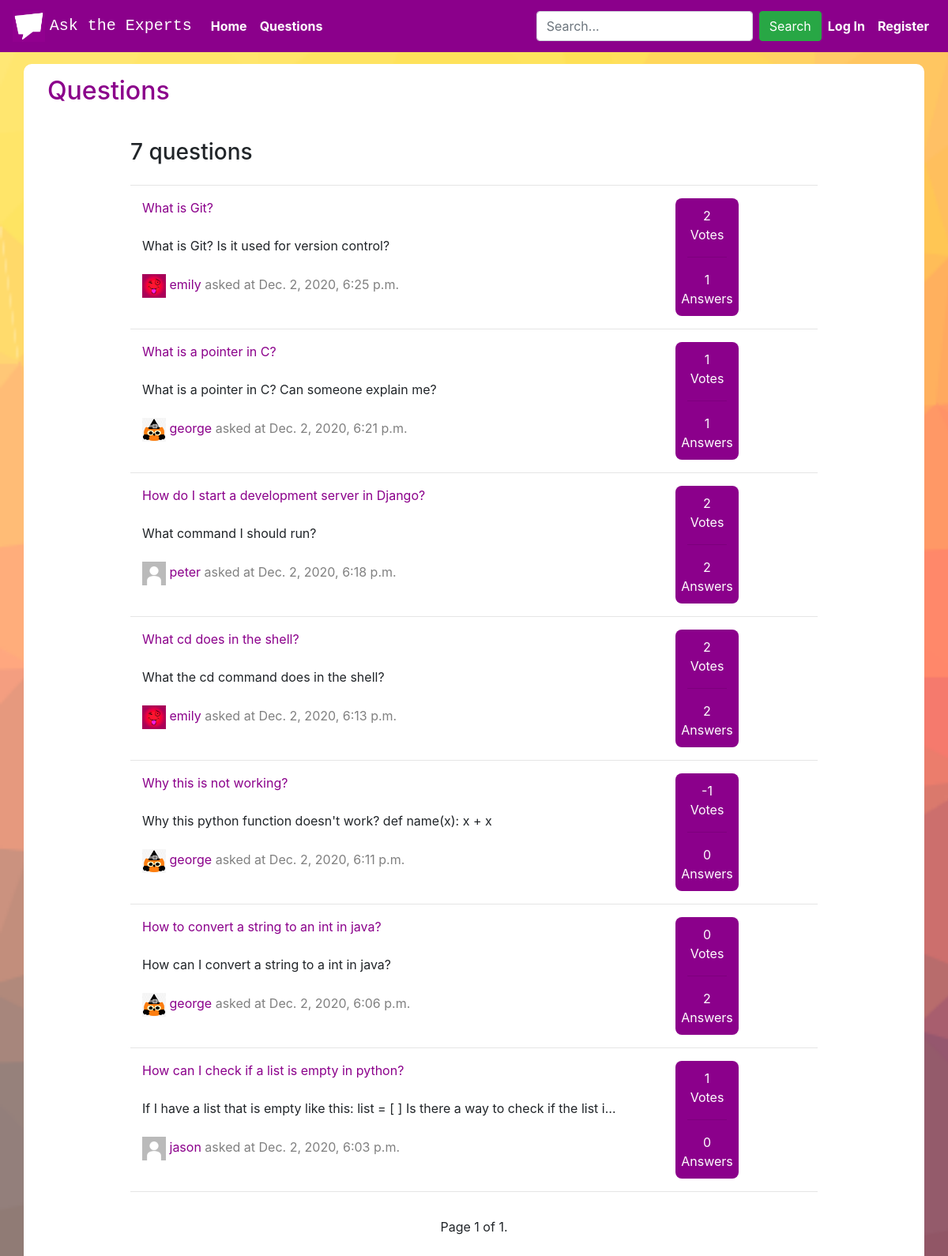
Page /questions on the earlier database version.
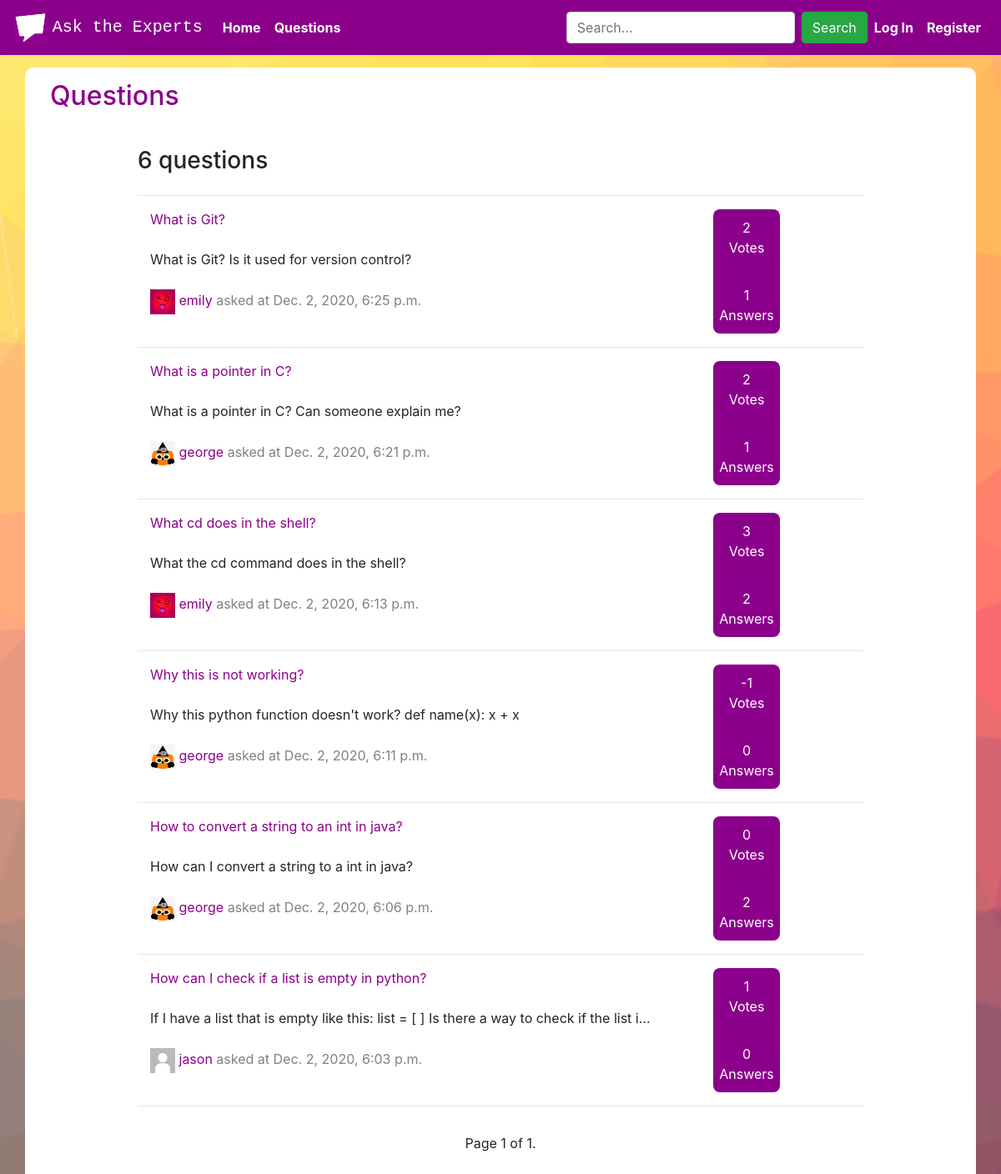
Same page on the later database version.
### asktheexperts/models.py (models this page shows, shortened)
class Question(models.Model):
    user = models.ForeignKey("User", on_delete=models.CASCADE, related_name="questioned")
    title = models.CharField(max_length=64)
    content = models.TextField(max_length=255)
    votes = models.IntegerField(default=0)
    timestamp = models.DateTimeField(auto_now_add=True)

class User(AbstractUser):
    photo = models.ImageField(upload_to='images/', default="images/default_image.jpg")
    upvote_question = models.ManyToManyField("Question", symmetrical=False, related_name="question_upvoted")
    upvote_answer = models.ManyToManyField("Answer", symmetrical=False, related_name="answer_upvoted")
    downvote_question = models.ManyToManyField("Question", symmetrical=False, related_name="question_downvoted")
    downvote_answer = models.ManyToManyField("Answer", symmetrical=False, related_name="answer_downvoted")
    score = models.IntegerField(default=1)
    joined = models.DateField(auto_now_add=True)

### asktheexperts/views.py (the view)
# urls.py: path("questions", views.questions, name="questions"),
def questions(request):
    all_questions = Question.objects.all().order_by("-timestamp")
    paginator = Paginator(all_questions, 15)
    page_number = request.GET.get('page')
    questions = paginator.get_page(page_number)
    return render(request, "asktheexperts/questions.html", {
        "questions": questions,
        "all_questions": all_questions
    })

### asktheexperts/templates/asktheexperts/questions.html (shortened to what this page needs)
{% extends "asktheexperts/layout.html" %}
{% load static %}
{% block body %}
    <div class="container questions white-div">
        <div class="container top-header">
            <h2 class="darkmagenta">Questions</h2>
        </div>
        <br>
        <div class="container count-buttons-div">
            <div class="row questions-count">
                <div class="col">
                    <h3>{{ all_questions.count }} {% if all_questions.count == 1 %} question{% else %} questions{% endif %}</h3>
                </div>
            </div>
            <hr>
            {% for question in questions %}
                <div class="row container questions-div">
                    <div class="col">
                        <div class="darkmagenta">
                            <a class="no-decoration" href="{% url 'question' question.id %}"><span class="darkmagenta">{{ question.title }}</span></a>
                        </div>
                        <br>
                        <div class="text-truncate question-content">
                            {{ question.content }}
                        </div>
                        <div>
                            <br>
                            <a href="{% url 'profile' question.user.id question.user.username %}"><img src="{{ question.user.photo.url }}" height="30px" width="30px"></a>
                            <a class="no-decoration" href="{% url 'profile' question.user.id question.user.username %}"><span class="darkmagenta">{{ question.user.username }}</span></a>
                            <span class="timestamp">asked at {{ question.timestamp }}</span>
                        </div>
                    </div>
                    <div class="col stats-div">
                        <div class="voted-count">
                            <div class="row justify-content-center">
                                {{ question.votes }}
                            </div>
                            <div class="row justify-content-center">
                                Votes
                            </div>
                        </div>
                        <hr>
                        <div class="darkmagenta answers-count">
                            <div class="row justify-content-center">
                                {{ question.answered_question.count }}
                            </div>
                            <div class="row justify-content-center">
                                Answers
                            </div>
                        </div>
                    </div>
                </div>
                <hr>
            {% endfor %}
            <div class="pagination justify-content-center">
                <span class="step-links">
                <span class="current">
                    Page {{ questions.number }} of {{ questions.paginator.num_pages }}.
                </span>
                </span>
            </div>
        </div>
    </div>
{% endblock %}

### asktheexperts/templates/asktheexperts/layout.html (shortened to what this page needs)
{% load static %}
<!DOCTYPE html>
<html lang="en">
    <head>
        <link rel="stylesheet" href="https://stackpath.bootstrapcdn.com/bootstrap/4.4.1/css/bootstrap.min.css">
        <link href="{% static 'asktheexperts/styles.css' %}" rel="stylesheet">
    </head>
    <body>
        <nav id="nav-bar" class="navbar navbar-expand-lg navbar-dark">
            <a class="navbar-brand" href="{% url 'index' %}">
                <img src="/static/logo.png" height="40px" loading="lazy">
                <span id="ask-name">Ask the Experts</span>
            </a>
            <div class="collapse navbar-collapse" id="navbarSupportedContent">
                <ul class="navbar-nav mr-auto">
                    <li class="nav-item active">
                        <a class="nav-link" href="{% url 'index' %}"><strong>Home</strong> <span class="sr-only">(current)</span></a>
                    </li>
                    <li class="nav-item active">
                        <a class="nav-link" href="{% url 'questions' %}"><strong>Questions</strong></a>
                    </li>
                </ul>
                <ul class="navbar-nav ml-auto">
                    <form class="form-inline my-2 my-lg-0" action="{% url 'search' %}" method="get">
                        <input class="form-control mr-sm-2" type="text" name="q" placeholder="Search..." aria-label="Search">
                        <button class="btn btn-success my-2 my-sm-0" type="submit">Search</button>
                    </form>
                    {% if user.is_authenticated %}
                        <li class="nav-item active">
                            <a class="nav-link" href="{% url 'ask_question' %}"><strong>Ask a Question</strong></a>
                        </li>
                        <a class="no-decoration" href="{% url 'profile' user.id user.username %}">
                            <div class="row" style="margin-left: 1px; margin-right: 1px;">
                                <li class="nav-item active">
                                    <img src="{{ user.photo.url }}" height="40px" width="40px">
                                </li>
                                <li class="nav-item active" style="margin-left: 1px;">
                                    <span class="nav-link"><strong>{{ user.username }}</strong></span>
                                </li>
                            </div>
                        </a>
                        <li class="nav-item active">
                            <a class="nav-link" href="{% url 'settings' %}"><strong>Settings</strong></a>
                        </li>
                        <li class="nav-item active">
                            <a class="nav-link" href="{% url 'logout' %}"><strong>Log Out</strong></a>
                        </li>
                    {% else %}
                        <li class="nav-item active">
                            <a class="nav-link" href="{% url 'login' %}"><strong>Log In</strong></a>
                        </li>
                        <li class="nav-item active">
                            <a class="nav-link" href="{% url 'register' %}"><strong>Register</strong></a>
                        </li>
                    {% endif %}
                </ul>
            </div>
        </nav>
        {% block body %}
        {% endblock %}
    </body>
</html>

### asktheexperts/static/asktheexperts/styles.css (style rules this page uses)
#nav-bar { background-color: darkmagenta; }
body { background: url('/static/background.png') fixed; background-size: cover; }
.darkmagenta { color:darkmagenta; }
#ask-name { font-family: monospace; }
.questions { background-color: white; margin-top: 15px; margin-bottom: 15px; border-radius: 10px; }
.white-div { padding-bottom: 100px; }
.top-header { padding-top: 15px; }
.count-buttons-div { max-width: 900px; }
.questions-count { margin-bottom: 10px; padding-top:10px; }
.questions-div { max-width: 800px; }
.question-content { max-width: 600px; }
.stats-div { max-width: 80px; color:white; background-color: darkmagenta; border-radius: 8px; max-height: 200px; }
.voted-count { margin-top:10px; }
.answers-count { color: white; font-size: medium; margin-bottom: 10px; }
.timestamp { color: gray; }
button { background-color: Transparent; background-repeat:no-repeat; border: none; cursor:pointer; overflow: hidden; outline:none; }

Differences in the rows shown:
removed Question: title "How do I start a development server in Django?", content "What command I should run?", user.photo (placeholder picture), user.username "peter", timestamp "Dec. 2, 2020, 6:18 p.m.", votes "2", answered_question.count "2"
changed Question "What is a pointer in C?": votes "1" → "2"
changed Question "What cd does in the shell?": votes "2" → "3"
Other differences:
{{ all_questions.count }}: "7" → "6"
